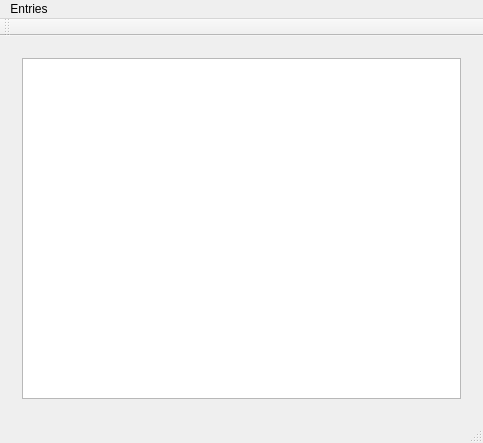
<?xml version="1.0" encoding="UTF-8"?>
<ui version="4.0">
 <class>MainWindow</class>
 <widget class="QMainWindow" name="MainWindow">
  <property name="geometry">
   <rect>
    <x>0</x>
    <y>0</y>
    <width>483</width>
    <height>443</height>
   </rect>
  </property>
  <property name="windowTitle">
   <string>MainWindow</string>
  </property>
  <widget class="QWidget" name="centralWidget">
   <layout class="QGridLayout" name="gridLayout">
    <item row="1" column="0">
     <widget class="QStackedWidget" name="stackedWidget">
      <widget class="QWidget" name="listPage">
       <layout class="QGridLayout" name="gridLayout_2">
        <item row="0" column="0">
         <widget class="QListWidget" name="listWidget"/>
        </item>
       </layout>
      </widget>
      <widget class="QWidget" name="detailPage">
       <layout class="QGridLayout" name="gridLayout_3">
        <item row="0" column="0">
         <widget class="QLabel" name="label">
          <property name="text">
           <string>Name:</string>
          </property>
         </widget>
        </item>
        <item row="0" column="1">
         <widget class="QLineEdit" name="nameEdit"/>
        </item>
        <item row="1" column="0">
         <widget class="QLabel" name="label_2">
          <property name="text">
           <string>Birthdate:</string>
          </property>
         </widget>
        </item>
        <item row="1" column="1">
         <widget class="QDateEdit" name="birthDateEdit"/>
        </item>
        <item row="2" column="0">
         <widget class="QLabel" name="label_3">
          <property name="text">
           <string>Address:</string>
          </property>
         </widget>
        </item>
        <item row="2" column="1">
         <widget class="QPlainTextEdit" name="addressEdit"/>
        </item>
        <item row="3" column="0">
         <widget class="QLabel" name="label_4">
          <property name="text">
           <string>Phone:</string>
          </property>
         </widget>
        </item>
        <item row="3" column="1">
         <widget class="QPlainTextEdit" name="phoneEdit"/>
        </item>
        <item row="4" column="1">
         <widget class="QDialogButtonBox" name="buttonBox">
          <property name="standardButtons">
           <set>QDialogButtonBox::Discard|QDialogButtonBox::Reset|QDialogButtonBox::Save</set>
          </property>
         </widget>
        </item>
       </layout>
      </widget>
     </widget>
    </item>
   </layout>
  </widget>
  <widget class="QMenuBar" name="menuBar">
   <property name="geometry">
    <rect>
     <x>0</x>
     <y>0</y>
     <width>483</width>
     <height>25</height>
    </rect>
   </property>
   <widget class="QMenu" name="menuEntries">
    <property name="title">
     <string>Entries</string>
    </property>
    <addaction name="actionAdd"/>
    <addaction name="actionEdit"/>
    <addaction name="actionRemove"/>
   </widget>
   <addaction name="menuEntries"/>
  </widget>
  <widget class="QToolBar" name="mainToolBar">
   <attribute name="toolBarArea">
    <enum>TopToolBarArea</enum>
   </attribute>
   <attribute name="toolBarBreak">
    <bool>false</bool>
   </attribute>
  </widget>
  <widget class="QStatusBar" name="statusBar"/>
  <action name="actionAdd">
   <property name="text">
    <string>Add</string>
   </property>
  </action>
  <action name="actionEdit">
   <property name="text">
    <string>Edit</string>
   </property>
  </action>
  <action name="actionRemove">
   <property name="text">
    <string>Remove</string>
   </property>
  </action>
 </widget>
 <layoutdefault spacing="6" margin="11"/>
 <resources/>
 <connections/>
</ui>
